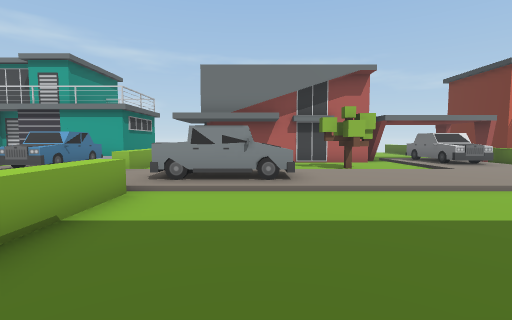
[1] (above)

23 first-person views from a walk through a scene from a Unity 3-D project. The camera is 1.4 m above the floor, tilts 4° down and sees 85° across. The floor is counted in squares, 1.67 m on a side. Each view is taken from the middle of a square. On the plan, view 1 faces up. The plan holds only what a view shows up to about 10 squares ahead; the rest is blank. The place goes on beyond the plan. The player is left out.

[2]
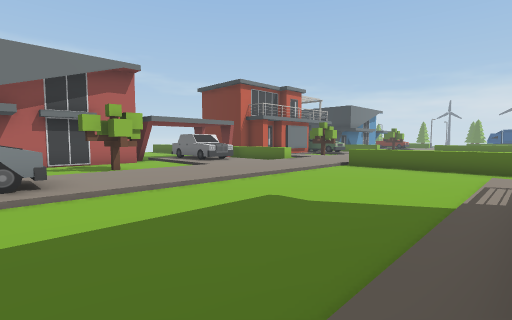

[3]
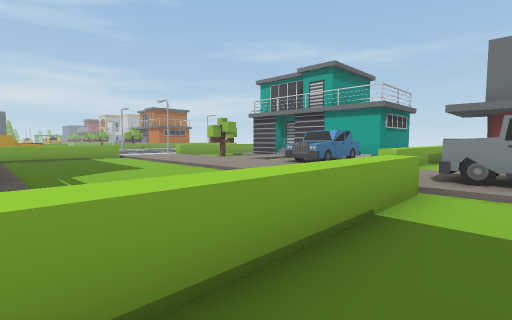

[4]
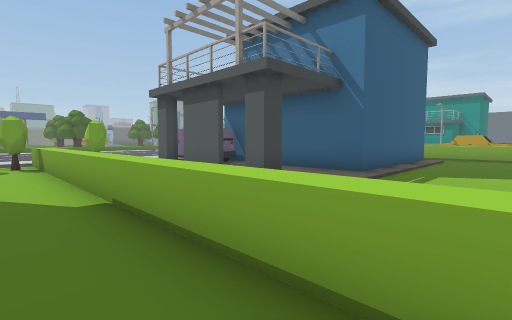

[5]
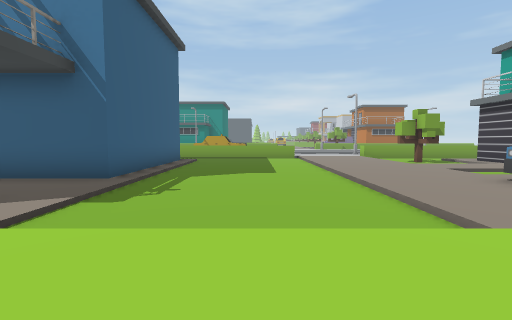

[6]
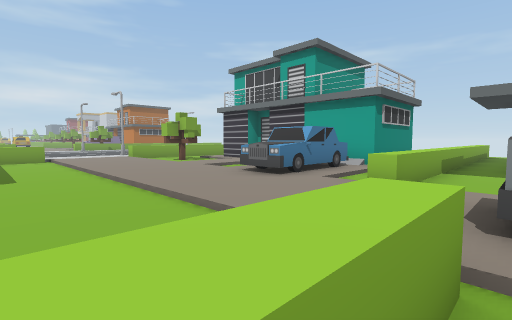

[7]
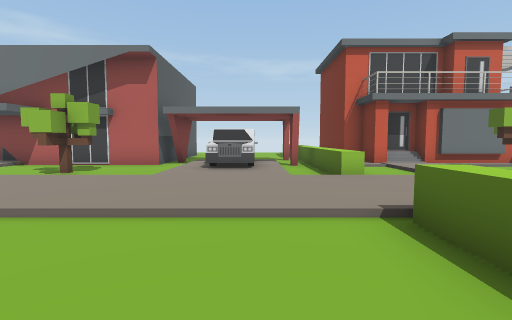

[8]
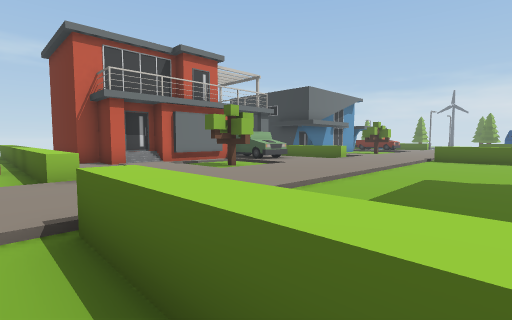

[9]
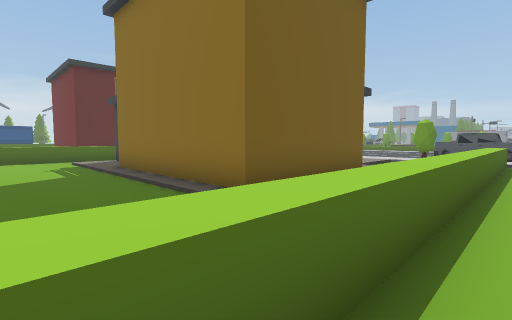

[10]
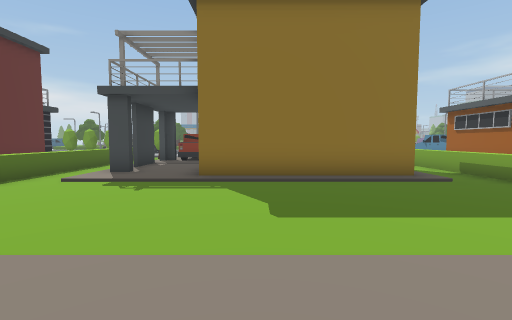

[11]
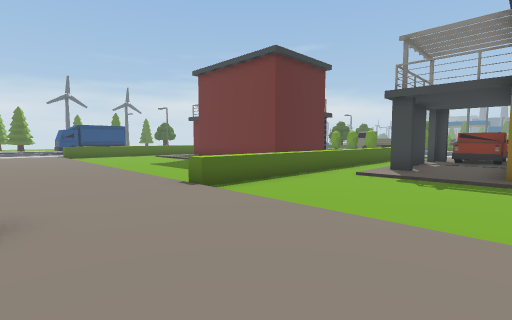

[12]
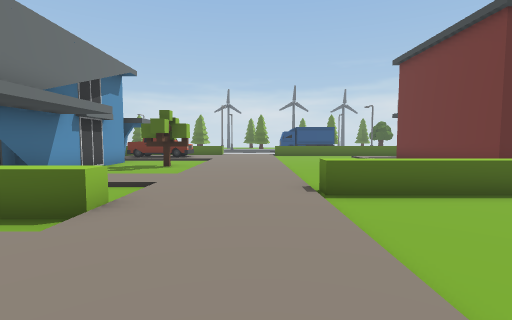

[13]
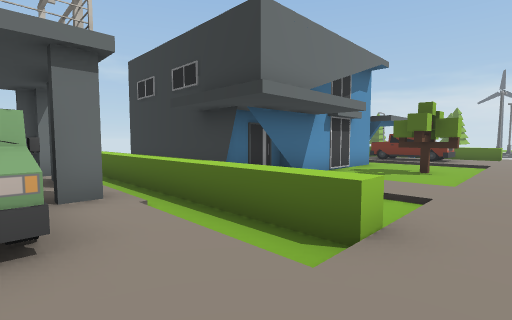

[14]
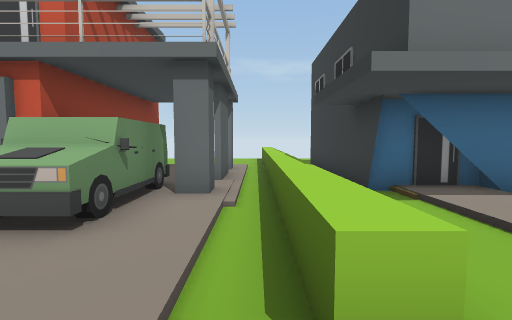

[15]
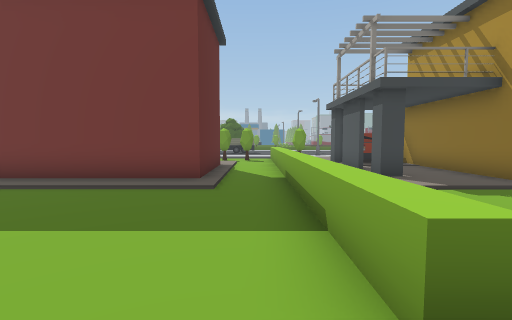

[16]
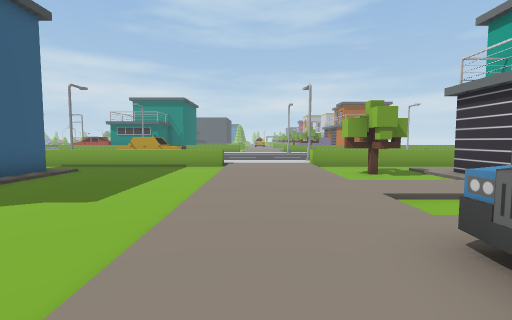

[17]
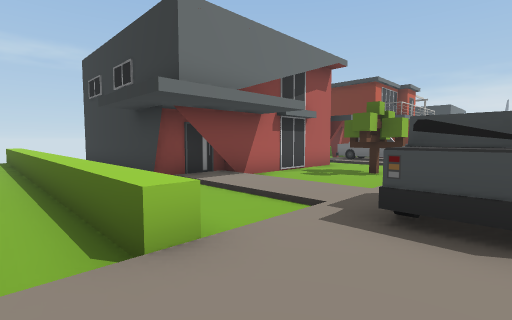

[18]
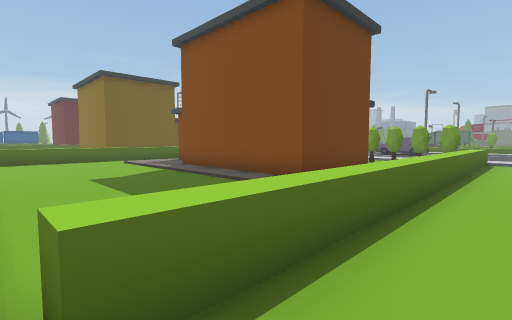

[19]
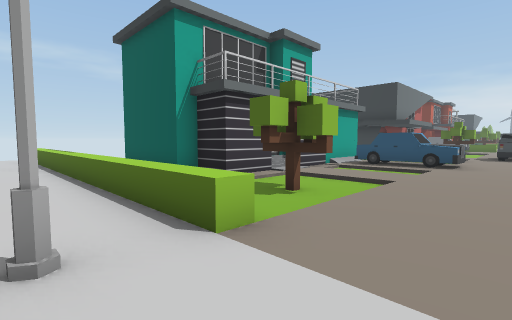

[20]
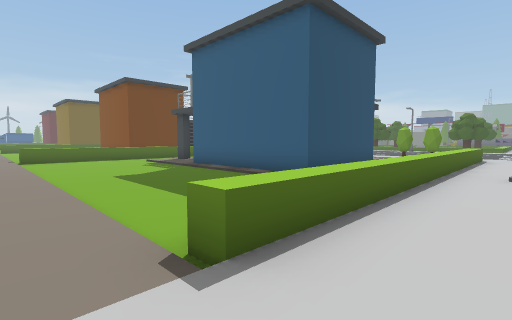

[21]
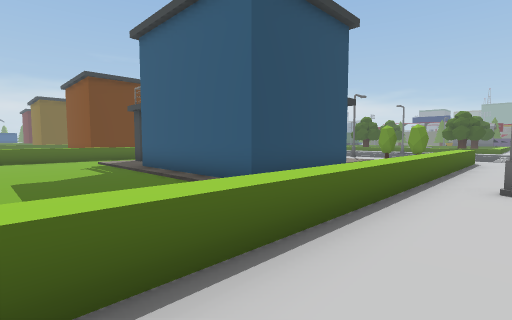

[22]
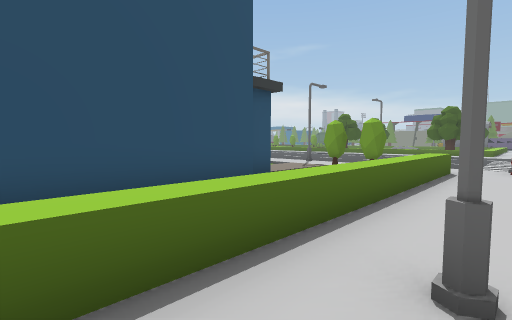

[23]
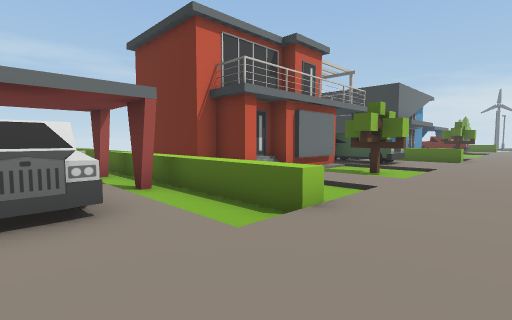

### Floor plan
Key: @ floor where view 1 was taken; # wall or solid block; x gap in a wall; . main floor; : floor 0.25 m higher than the main floor; / step, stairs or slope; ^ raised ledge; C car; T tree; R truck; B bush; S streetlight; O other object.
Columns run from 17 left of view 1 to 28 right of it. Each row starts with its distance up from view 1.
 16  :^ #       /^.#                    :.^#
 15 /:^ #       /^.#           ^/#     ::.^#
 14 /:^ #      #/^.#          .^/#     :#.^#
 13 /:^ ##     #/^.#          .^/#     :x.^#
 12 /:^.:#######/^.########:  .^/####  O#.^#######
 11 /:^.///://///^..:/.....:CC.^//:/##OO:.^.:/....
 10 /:^.T./:./CC/^..:/..T..:CC.^./:.T.OO:.^.: ..T.
  9 /:^.TT/:./CC/^..:/..TT.:::.^./:.TT:::.^.:/..TT
  8 S:^////://CC/^//://////:::/^//:///:::///://///
  7 /::::::::::::::RR  :::::::::::::::::::::::::::
  6 /::::::::::::::RRRR:::::::::::::::::::::::::::
  5 /:////////////////////////// /////////////////
  4 /:^...........^............^  .........^.....
  3 /:^...........^............^ ..........^....
  2 /:^...........^............^...........^.....
  1 /:^...........^............^...........^......
  0 /:^.######:::.^..@:::::::/.^.######:::.^./::::
 -1 /:^.#    #::#.^..######   .^.#    #::#.^./####
 -2 S:^ #    #: x.^..#      #/.^.#    #::x.^./#
 -3 ::^ #    #: #.^..#      #/.^ #    #::#.^./#
 -4 ::^ #    #O #.^..#        .^      #::  ^./#
 -5 ::^  #   #OO#.^..         .^       RR
 -6 ::^  /     O  ^..         .^
 -7 ::^BB/:      B^B           ^BB
 -8 ::^  /:       ^.           ^
 -9  ::
-10  //

Positions as (right, up) in squares from view 1, and headings:
1: (0, 0), facing up
2: (0, 0), facing up-right
3: (-1, 0), facing up-left
4: (-1, 3), facing down-left
5: (-2, 3), facing left
6: (-2, 3), facing up-left
7: (8, 2), facing up
8: (9, 2), facing up-right
9: (9, 3), facing down-right
10: (16, 7), facing down
11: (17, 8), facing down-right
12: (17, 6), facing right
13: (18, 7), facing up-right
14: (20, 7), facing up
15: (23, 6), facing down
16: (-5, 6), facing left
17: (-5, 6), facing up-right
18: (-4, 5), facing down-right
19: (-17, 6), facing up-right
20: (-17, 6), facing down-right
21: (-17, 4), facing down-right
22: (-17, 0), facing down-right
23: (7, 6), facing up-right
